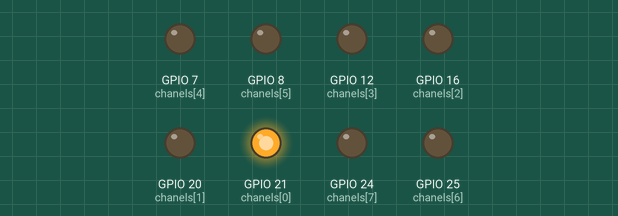
Simulated run of this program. Board: Raspberry Pi (BCM pin numbers). On the bench: output pins drawn as LEDs (lit = HIGH). At 4.8 s the program stops and its outputs stay as they are.

Above: at 0.1 s.
At 0.7 s:
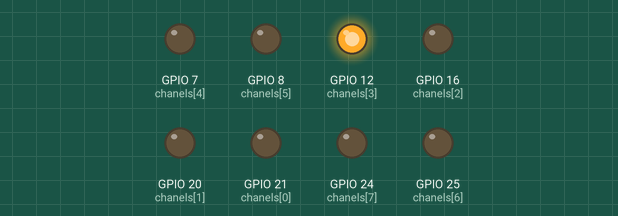
At 1.1 s:
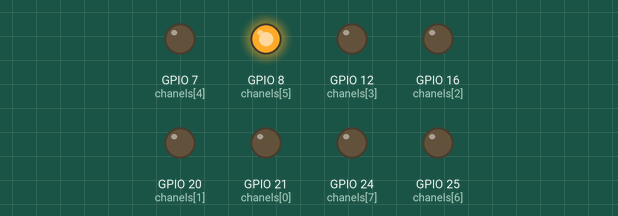
At 1.5 s:
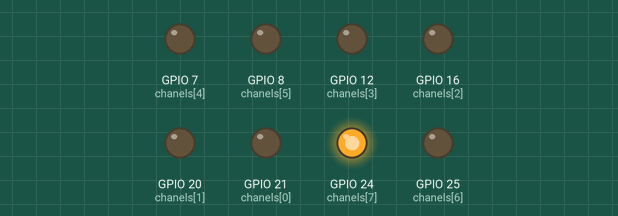
At 2.5 s:
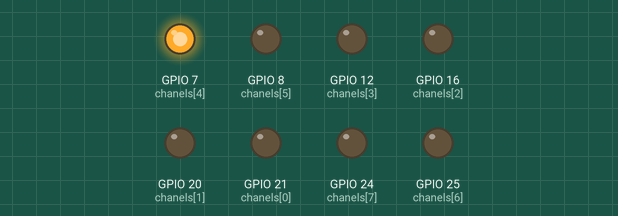
At 3.5 s:
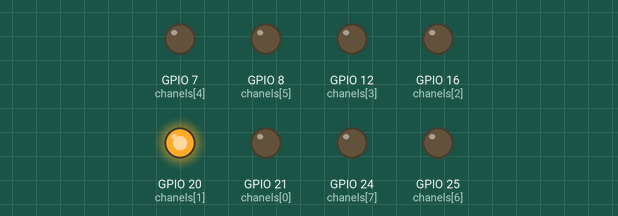
Timing chart, 0 to 3.8 s (numbered marks = the images above):
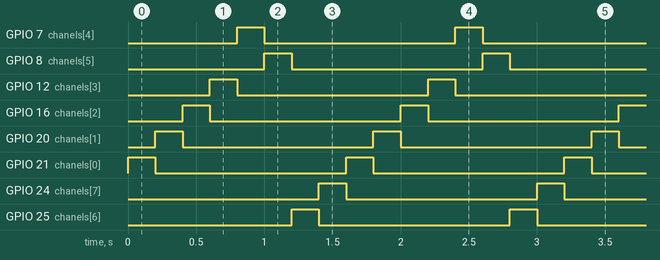

The program:

2-1-running-light.py
```python
import RPi.GPIO as GPIO
import time
GPIO.setmode(GPIO.BCM)

chanels = [21, 20, 16, 12, 7, 8, 25, 24]

GPIO.setup(chanels, GPIO.OUT)
for j in range(3):
    for i in range (0, 8):
        GPIO.output (chanels[i], 1)
        time.sleep (0.2)
        GPIO.output(chanels[i], 0)
GPIO.output(chanels, 0)
GPIO.cleanup()
```

Measured:
- by itself, GPIO 16 (chanels[2]), GPIO 20 (chanels[1]), GPIO 21 (chanels[0]): alternates HIGH for 0.20 s and LOW for 1.4 s, 6 changes in all, then stays LOW
- by itself, GPIO 7 (chanels[4]), GPIO 8 (chanels[5]), GPIO 12 (chanels[3]), GPIO 24 (chanels[7]), GPIO 25 (chanels[6]): alternates HIGH for 0.20 s and LOW for 1.4 s
